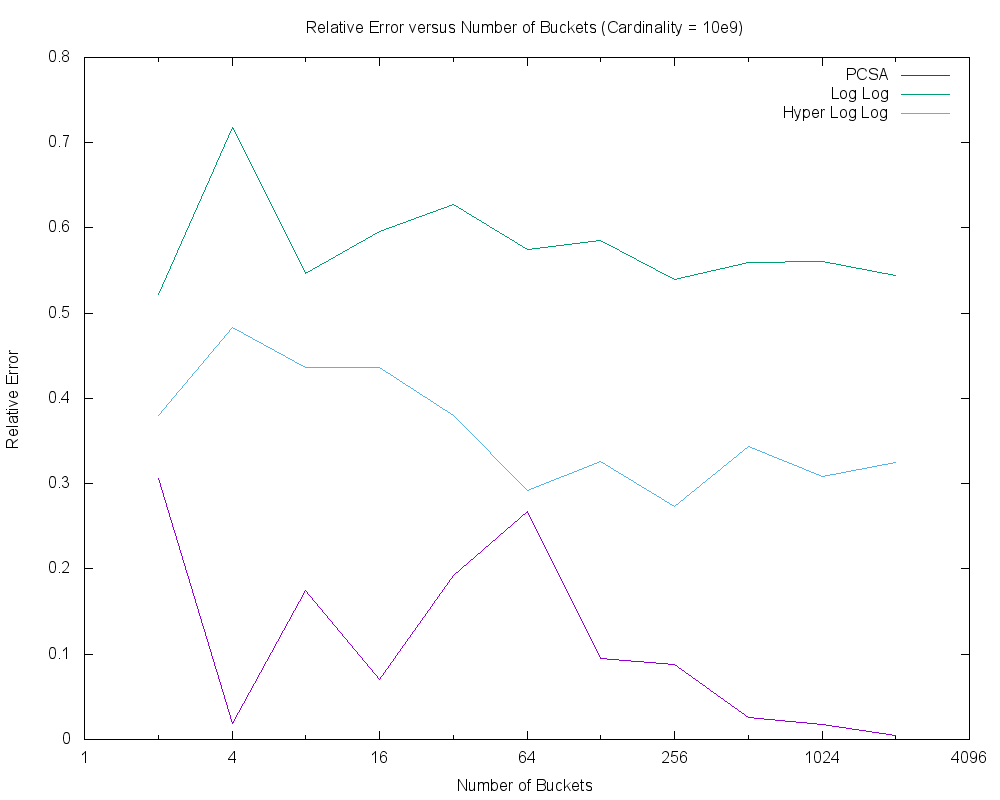

Here is the gnuplot script that generated this plot:
set title "Relative Error versus Number of Buckets (Cardinality = 10e9)
set key top right
set xlabel "Number of Buckets"
set ylabel "Relative Error"
set logscale x 2
set terminal png size 1000,800
set output 'bct_e9.png'
plot "bct_pcsa_e9.tab" using 2:3 title "PCSA" with lines, \
 "bct_ll_e9.tab" using 2:3 title "Log Log" with lines, \
 "bct_hll_e9.tab" using 2:3 title "Hyper Log Log" with lines